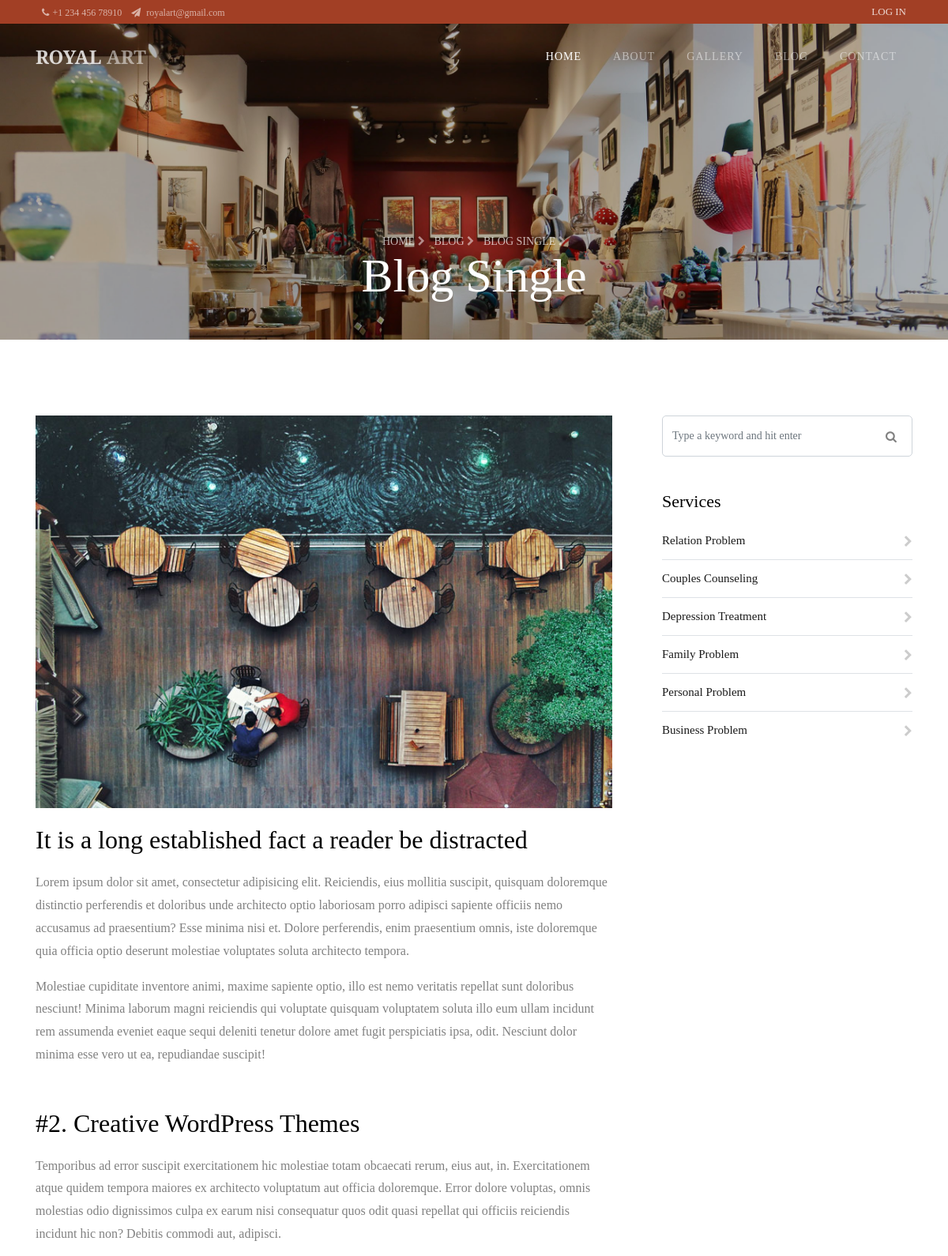
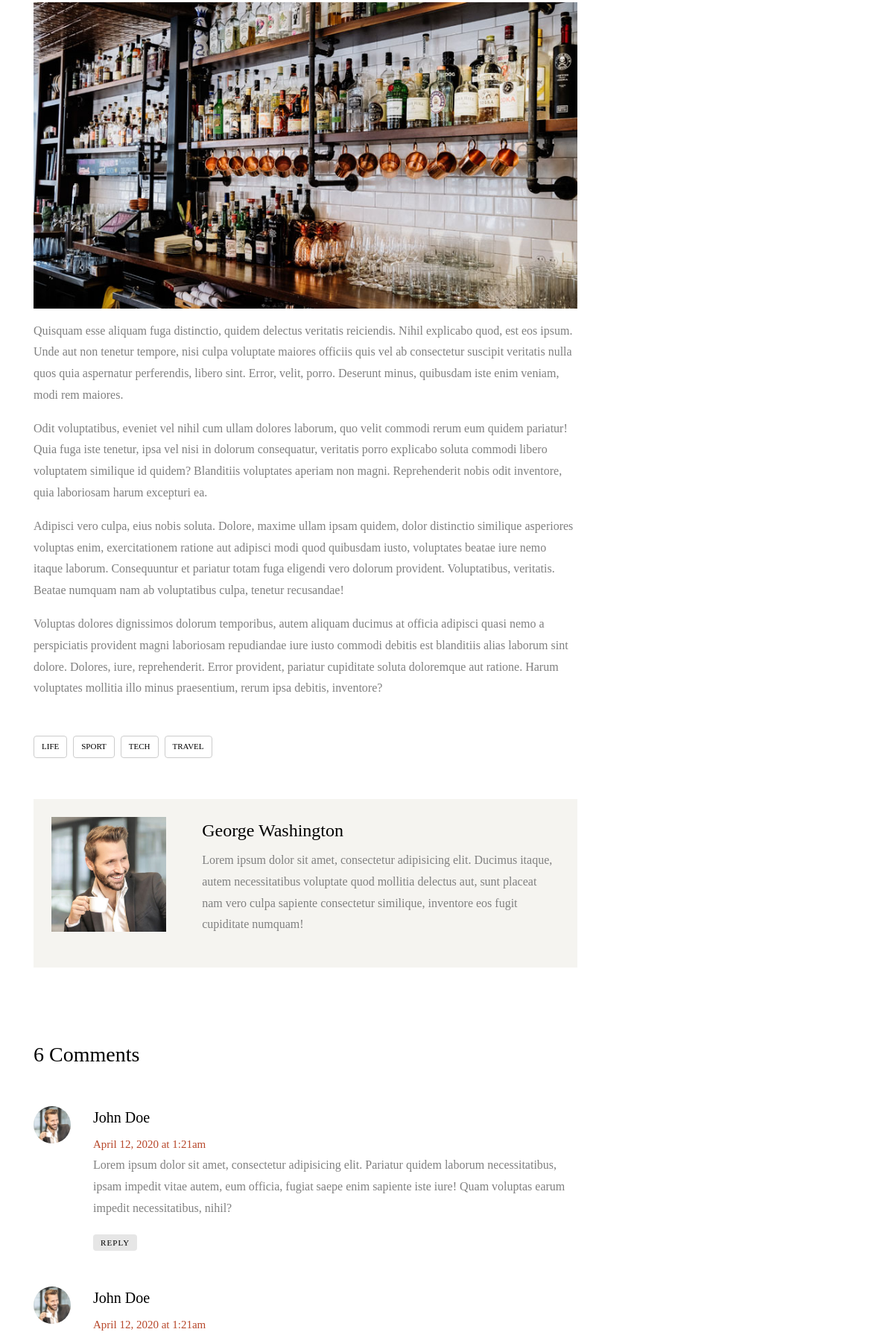
/ballinat/blog_single/ (upper part), run on the app's committed database (2 pictures, top to bottom).
### ballinat/models.py (models this page shows, shortened)
class Contacts(models.Model):
    phone_number = models.CharField(max_length=300, null=True, blank=True)
    email = models.CharField(max_length=300, null=True, blank=True)
    map_link = models.TextField(validators=[URLValidator()], null=True, blank=True)
    address = models.CharField(max_length=300, null=True, blank=True)
    location = models.CharField(max_length=300, null=True, blank=True)
    message = models.CharField(max_length=300, null=True, blank=True)
    company_name = models.CharField(max_length=300, null=True, blank=True)
    company_type = models.CharField(max_length=300, null=True, blank=True)
    website = models.CharField(max_length=300, null=True, blank=True)
    active = models.IntegerField(choices=active_number_choices, null=True, blank=True)

class Slide(models.Model):
    image = models.ImageField(upload_to='slides_images/', blank=True, null=True)
    title = models.CharField(max_length=300, null=True, blank=True)
    title_part1 = models.CharField(max_length=20, null=True, blank=True)
    title_part2 = models.CharField(max_length=20, null=True, blank=True)
    title_part3 = models.CharField(max_length=20, null=True, blank=True)
    title_part4 = models.CharField(max_length=20, null=True, blank=True)
    type_of_page = models.IntegerField(choices=slide_choices, null=True, blank=True)
    active_in_footer = models.IntegerField(choices=active_footer, null=True, blank=True)
    active = models.IntegerField(choices=active_number_choices, null=True, blank=True)

### ballinat/views.py (the view)
# urls.py: path('blog_single/', views.blog_single, name="blog-single"),
def blog_single(request):
    contacts = Contacts.objects.all().values()
    medias = TypeOfSocialMedia.objects.all().values()
    slide = Slide.objects.filter(active=1)
    context = {
        "contacts": contacts,
        "medias": medias,
        'slide': slide,
    }
    return render(request, "blog-single.html", context)

### templates/blog-single.html (shortened to what this page needs)
{% extends "index.html" %}
  {% block slide %}
  {% for slides in slide %}
    <section class="hero-wrap hero-wrap-2" style="background-image: url('{% if slides.image %} {{ slides.image.url }} {% endif %} ');" data-stellar-background-ratio="0.5">
      <div class="overlay"></div>
      <div class="container">
        <div class="row no-gutters slider-text align-items-end justify-content-center">
          <div class="col-md-9 ftco-animate mb-5 text-center">
          	<p class="breadcrumbs mb-0"><span class="mr-2"><a href="index.html">Home <i class="fa fa-chevron-right"></i></a></span> <span class="mr-2"><a href="blog.html">Blog <i class="fa fa-chevron-right"></i></a></span> <span>Blog Single <i class="fa fa-chevron-right"></i></span></p>
            <h2 class="mb-0 bread">Blog Single</h2>
          </div>
        </div>
      </div>
    </section>
  {% endfor %}
  {% endblock %}
 {% block blog %}
    <section class="ftco-section ftco-degree-bg">
      <div class="container">
        <div class="row">
          <div class="col-lg-8 ftco-animate">
          	<p>
              <img src="images/image_1.jpg" alt="" class="img-fluid">
            </p>
            <h2 class="mb-3">It is a long established fact a reader be distracted</h2>
            <p>Lorem ipsum dolor sit amet, consectetur adipisicing elit. Reiciendis, eius mollitia suscipit, quisquam doloremque distinctio perferendis et doloribus unde architecto optio laboriosam porro adipisci sapiente officiis nemo accusamus ad praesentium? Esse minima nisi et. Dolore perferendis, enim praesentium omnis, iste doloremque quia officia optio deserunt molestiae voluptates soluta architecto tempora.</p>
            <p>Molestiae cupiditate inventore animi, maxime sapiente optio, illo est nemo veritatis repellat sunt doloribus nesciunt! Minima laborum magni reiciendis qui voluptate quisquam voluptatem soluta illo eum ullam incidunt rem assumenda eveniet eaque sequi deleniti tenetur dolore amet fugit perspiciatis ipsa, odit. Nesciunt dolor minima esse vero ut ea, repudiandae suscipit!</p>
            <h2 class="mb-3 mt-5">#2. Creative WordPress Themes</h2>
            <p>Temporibus ad error suscipit exercitationem hic molestiae totam obcaecati rerum, eius aut, in. Exercitationem atque quidem tempora maiores ex architecto voluptatum aut officia doloremque. Error dolore voluptas, omnis molestias odio dignissimos culpa ex earum nisi consequatur quos odit quasi repellat qui officiis reiciendis incidunt hic non? Debitis commodi aut, adipisci.</p>
            <p>
              <img src="images/image_2.jpg" alt="" class="img-fluid">
            </p>
            <p>Quisquam esse aliquam fuga distinctio, quidem delectus veritatis reiciendis. Nihil explicabo quod, est eos ipsum. Unde aut non tenetur tempore, nisi culpa voluptate maiores officiis quis vel ab consectetur suscipit veritatis nulla quos quia aspernatur perferendis, libero sint. Error, velit, porro. Deserunt minus, quibusdam iste enim veniam, modi rem maiores.</p>
            <p>Odit voluptatibus, eveniet vel nihil cum ullam dolores laborum, quo velit commodi rerum eum quidem pariatur! Quia fuga iste tenetur, ipsa vel nisi in dolorum consequatur, veritatis porro explicabo soluta commodi libero voluptatem similique id quidem? Blanditiis voluptates aperiam non magni. Reprehenderit nobis odit inventore, quia laboriosam harum excepturi ea.</p>
            <p>Adipisci vero culpa, eius nobis soluta. Dolore, maxime ullam ipsam quidem, dolor distinctio similique asperiores voluptas enim, exercitationem ratione aut adipisci modi quod quibusdam iusto, voluptates beatae iure nemo itaque laborum. Consequuntur et pariatur totam fuga eligendi vero dolorum provident. Voluptatibus, veritatis. Beatae numquam nam ab voluptatibus culpa, tenetur recusandae!</p>
            <p>Voluptas dolores dignissimos dolorum temporibus, autem aliquam ducimus at officia adipisci quasi nemo a perspiciatis provident magni laboriosam repudiandae iure iusto commodi debitis est blanditiis alias laborum sint dolore. Dolores, iure, reprehenderit. Error provident, pariatur cupiditate soluta doloremque aut ratione. Harum voluptates mollitia illo minus praesentium, rerum ipsa debitis, inventore?</p>
            <div class="tag-widget post-tag-container mb-5 mt-5">
              <div class="tagcloud">
                <a href="#" class="tag-cloud-link">Life</a>
                <a href="#" class="tag-cloud-link">Sport</a>
                <a href="#" class="tag-cloud-link">Tech</a>
                <a href="#" class="tag-cloud-link">Travel</a>
              </div>
            </div>
            <div class="about-author d-flex p-4 bg-light">
              <div class="bio mr-5">
                <img src="images/person_1.jpg" alt="Image placeholder" class="img-fluid mb-4">
              </div>
              <div class="desc">
                <h3>George Washington</h3>
                <p>Lorem ipsum dolor sit amet, consectetur adipisicing elit. Ducimus itaque, autem necessitatibus voluptate quod mollitia delectus aut, sunt placeat nam vero culpa sapiente consectetur similique, inventore eos fugit cupiditate numquam!</p>
              </div>
            </div>
            <div class="pt-5 mt-5">
              <h3 class="mb-5">6 Comments</h3>
              <ul class="comment-list">
                <li class="comment">
                  <div class="vcard bio">
                    <img src="images/person_1.jpg" alt="Image placeholder">
                  </div>
                  <div class="comment-body">
                    <h3>John Doe</h3>
                    <div class="meta">April 12, 2020 at 1:21am</div>
                    <p>Lorem ipsum dolor sit amet, consectetur adipisicing elit. Pariatur quidem laborum necessitatibus, ipsam impedit vitae autem, eum officia, fugiat saepe enim sapiente iste iure! Quam voluptas earum impedit necessitatibus, nihil?</p>
                    <p><a href="#" class="reply">Reply</a></p>
                  </div>
                </li>
                <li class="comment">
                  <div class="vcard bio">
                    <img src="images/person_1.jpg" alt="Image placeholder">
                  </div>
                  <div class="comment-body">
                    <h3>John Doe</h3>
                    <div class="meta">April 12, 2020 at 1:21am</div>
                  </div>
                </li>
              </ul>
            </div>
          </div>
          <div class="col-lg-4 sidebar pl-lg-5 ftco-animate">
            <div class="sidebar-box">
              <form action="#" class="search-form">
                <div class="form-group">
                  <span class="fa fa-search"></span>
                  <input type="text" class="form-control" placeholder="Type a keyword and hit enter">
                </div>
              </form>
            </div>
            <div class="sidebar-box ftco-animate">
              <div class="categories">
                <h3>Services</h3>
                <li><a href="#">Relation Problem <span class="fa fa-chevron-right"></span></a></li>
                <li><a href="#">Couples Counseling <span class="fa fa-chevron-right"></span></a></li>
                <li><a href="#">Depression Treatment <span class="fa fa-chevron-right"></span></a></li>
                <li><a href="#">Family Problem <span class="fa fa-chevron-right"></span></a></li>
                <li><a href="#">Personal Problem <span class="fa fa-chevron-right"></span></a></li>
                <li><a href="#">Business Problem <span class="fa fa-chevron-right"></span></a></li>
              </div>
            </div>
          </div>
        </div>
      </div>
    </section>
 {% endblock %}

### templates/index.html (shortened to what this page needs)
{% load static %}
{% load i18n static %}
<!DOCTYPE html>
<html lang="en">
  <head>
    <link rel="stylesheet" href="https://stackpath.bootstrapcdn.com/font-awesome/4.7.0/css/font-awesome.min.css">
    <link rel="stylesheet" href="{% static 'ballinat/css/animate.css' %}">
    <link rel="stylesheet" href="{% static 'ballinat/css/owl.carousel.min.css' %}">
    <link rel="stylesheet" href="{% static 'ballinat/css/owl.theme.default.min.css' %}">
    <link rel="stylesheet" href="{% static 'ballinat/css/magnific-popup.css' %}">
    <link rel="stylesheet" href="{% static 'ballinat/css/flaticon.css' %}">
    <link rel="stylesheet" href="{% static 'ballinat/css/style.css' %}">
  </head>
  <body>
  {% block header %}
  	<div class="wrap">
			<div class="container">
				<div class="row">
					<div class="col-md-6 d-flex align-items-center">
						<p class="mb-0 phone pl-md-2">
                            {% for contact in contacts %}
                                {% if contact.active == 1 %}
							<a href="#" class="mr-2"><span class="fa fa-phone mr-1"></span>{{ contact.phone_number }}</a>
							<a href="#"><span class="fa fa-paper-plane mr-1"></span> {{ contact.email }}</a>
                                {% endif %}
                            {% endfor %}
						</p>
					</div>
					<div class="col-md-6 d-flex justify-content-md-end">
						<div class="social-media mr-4">
			    		<p class="mb-0 d-flex">
			    		</p>
		        </div>
		        <div class="reg">
                     {% if request.user.is_authenticated == False %}
                        <p class="mb-0">
                            <a  class="mr-2" href="{% url 'admin:login' %}?next={% url 'admin:index' %}">Log in</a>
                        </p>
                    {% else%}
                        <p class="mb-0" >
                            You are logged in: <b>{{ request.user.username }}</b>
                            <a  class="mr-2" href="{% url 'admin:logout' %}?next={% url 'home' %}">/ Logout /</a>
                            <a  class="mr-2" href="{% url 'admin:index' %}" >Admin</a>
                        </p>
                    {% endif %}
		        </div>
					</div>
				</div>
			</div>
		</div>
	  <nav class="navbar navbar-expand-lg navbar-dark ftco_navbar bg-dark ftco-navbar-light" id="ftco-navbar">
	    <div class="container">
	      <a class="navbar-brand" href="{% url 'home' %}">ROYAL <span>ART</span></a>
	      <div class="collapse navbar-collapse" id="ftco-nav">
	        <ul class="navbar-nav ml-auto">
	          <li class="nav-item active"><a href="{% url 'home' %}" class="nav-link">Home</a></li>
	          <li class="nav-item"><a href="{% url 'about' %}" class="nav-link">About</a></li>
              <li class="nav-item"><a href="{% url 'gallery' %}" class="nav-link">Gallery</a></li>
	          <li class="nav-item"><a href="{% url 'blog' %}" class="nav-link">Blog</a></li>
	          <li class="nav-item"><a href="{% url 'contact' %}" class="nav-link">Contact</a></li>
	        </ul>
	      </div>
	    </div>
	  </nav>
  {% endblock %}
  {% block slide %}{% endblock %}
  {% block blog %}{% endblock %}
  </body>
</html>

### data on the page
Contacts: phone_number "+1 234 456 78910", email "royalart@gmail.com"
Slide: image (picture)
